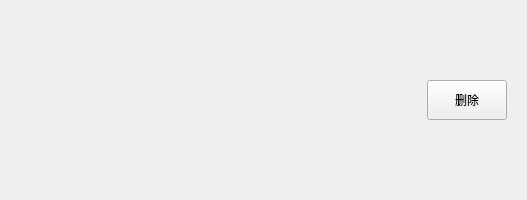
<?xml version="1.0" encoding="UTF-8"?>
<ui version="4.0">
 <class>InfoItem</class>
 <widget class="qMRMLWidget" name="InfoItem">
  <property name="geometry">
   <rect>
    <x>0</x>
    <y>0</y>
    <width>527</width>
    <height>200</height>
   </rect>
  </property>
  <property name="sizePolicy">
   <sizepolicy hsizetype="Fixed" vsizetype="Fixed">
    <horstretch>0</horstretch>
    <verstretch>0</verstretch>
   </sizepolicy>
  </property>
  <property name="styleSheet">
   <string notr="true"/>
  </property>
  <layout class="QHBoxLayout" name="horizontalLayout">
   <property name="spacing">
    <number>40</number>
   </property>
   <property name="leftMargin">
    <number>0</number>
   </property>
   <property name="topMargin">
    <number>0</number>
   </property>
   <property name="rightMargin">
    <number>20</number>
   </property>
   <property name="bottomMargin">
    <number>0</number>
   </property>
   <item>
    <widget class="QLabel" name="lbl_image">
     <property name="sizePolicy">
      <sizepolicy hsizetype="Expanding" vsizetype="Preferred">
       <horstretch>0</horstretch>
       <verstretch>0</verstretch>
      </sizepolicy>
     </property>
     <property name="minimumSize">
      <size>
       <width>0</width>
       <height>200</height>
      </size>
     </property>
     <property name="maximumSize">
      <size>
       <width>16777215</width>
       <height>200</height>
      </size>
     </property>
     <property name="text">
      <string/>
     </property>
    </widget>
   </item>
   <item>
    <widget class="QPushButton" name="btn_delete">
     <property name="minimumSize">
      <size>
       <width>0</width>
       <height>40</height>
      </size>
     </property>
     <property name="text">
      <string>删除</string>
     </property>
    </widget>
   </item>
  </layout>
 </widget>
 <customwidgets>
  <customwidget>
   <class>qMRMLWidget</class>
   <extends>QWidget</extends>
   <header>qMRMLWidget.h</header>
   <container>1</container>
  </customwidget>
 </customwidgets>
 <resources/>
 <connections/>
</ui>
